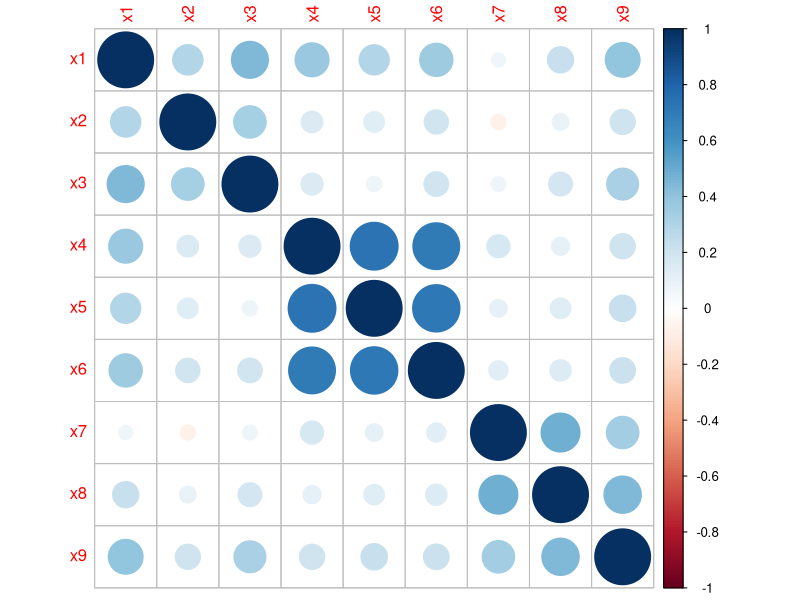
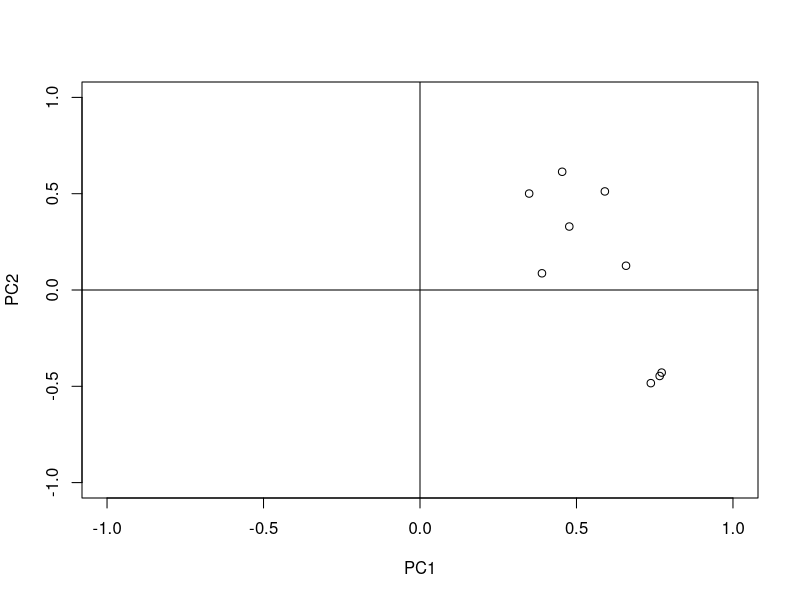
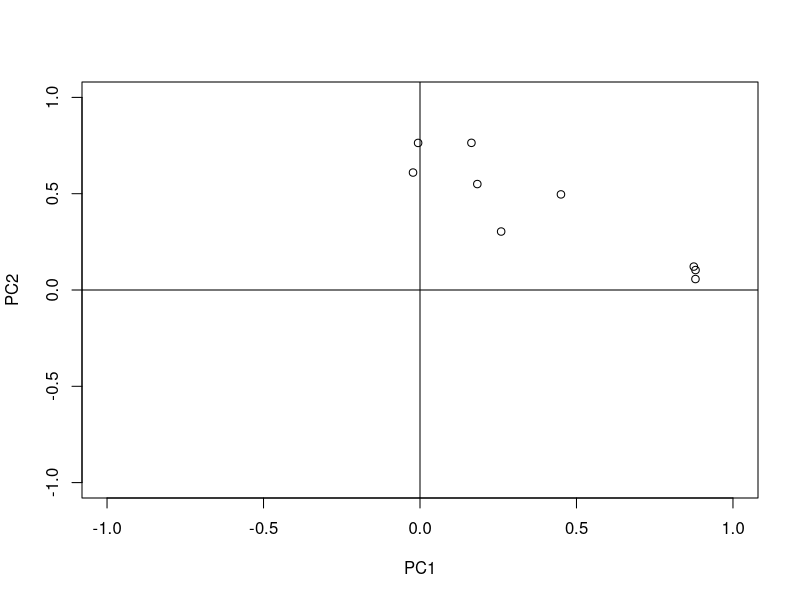
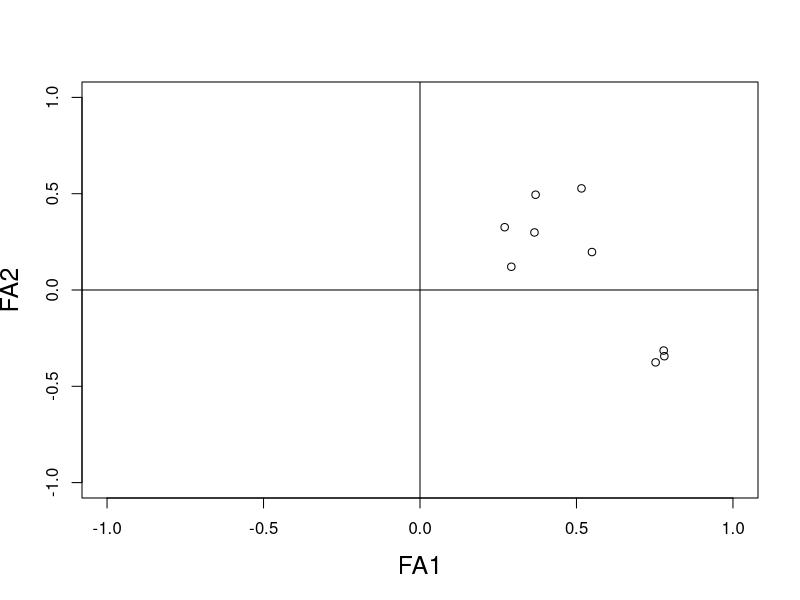
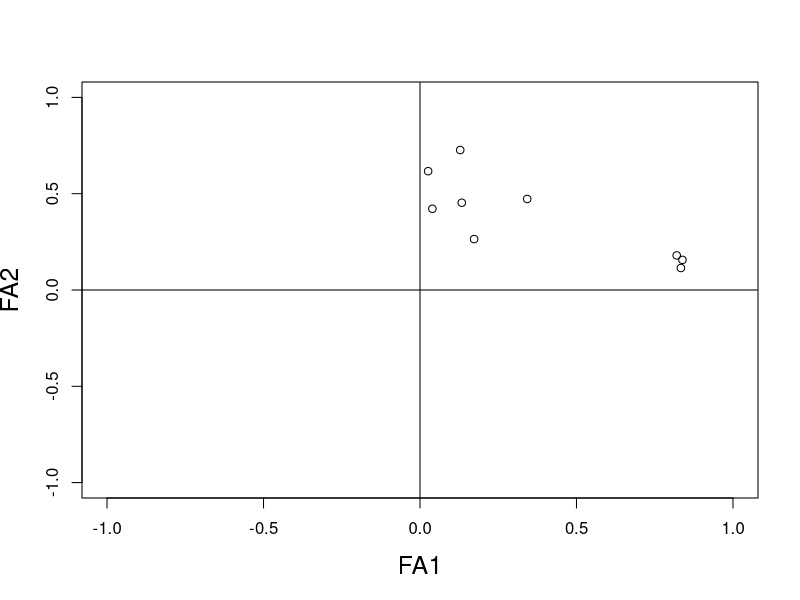
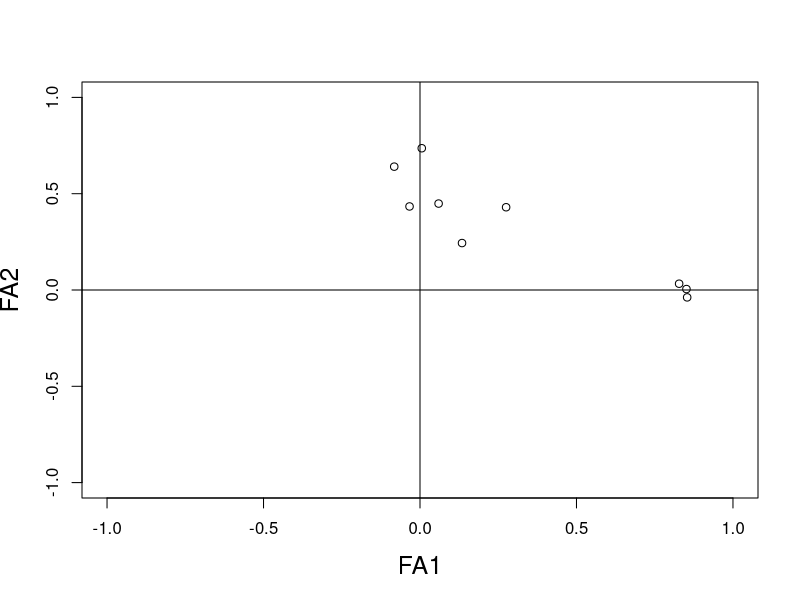

The R source for these figures, in order:

library(lavaan);library(corrplot);library(psych)
HS <- data.frame(scale(HolzingerSwineford1939[,7:15]))
corrplot(cor(HS))


pca.out1 <- principal(HS,2,rotate="none")
pca.out2 <- principal(HS,2,rotate="varimax")
loadings(pca.out1)
loadings(pca.out2)


plot(loadings(pca.out1),xlim=c(-1,1),ylim=c(-1,1),xlab="PC1",ylab="PC2")
abline(0,0)
abline(v=0)


plot(loadings(pca.out2),xlim=c(-1,1),ylim=c(-1,1),xlab="PC1",ylab="PC2")
abline(0,0)
abline(v=0)



fa.out1 <- fa(HS,2,rotate="none")
fa.out2 <- fa(HS,2,rotate="varimax")
fa.out3 <- fa(HS,2,rotate="oblimin")

plot(loadings(fa.out1),xlim=c(-1,1),ylim=c(-1,1),xlab="FA1",ylab="FA2",cex.lab=1.5)
abline(0,0)
abline(v=0)


plot(loadings(fa.out2),xlim=c(-1,1),ylim=c(-1,1),xlab="FA1",ylab="FA2",cex.lab=1.5)
abline(0,0)
abline(v=0)


plot(loadings(fa.out3),xlim=c(-1,1),ylim=c(-1,1),xlab="FA1",ylab="FA2",cex.lab=1.5)
abline(0,0)
abline(v=0)

fa.out3$rot.mat
fa.out2$rot.mat
 
